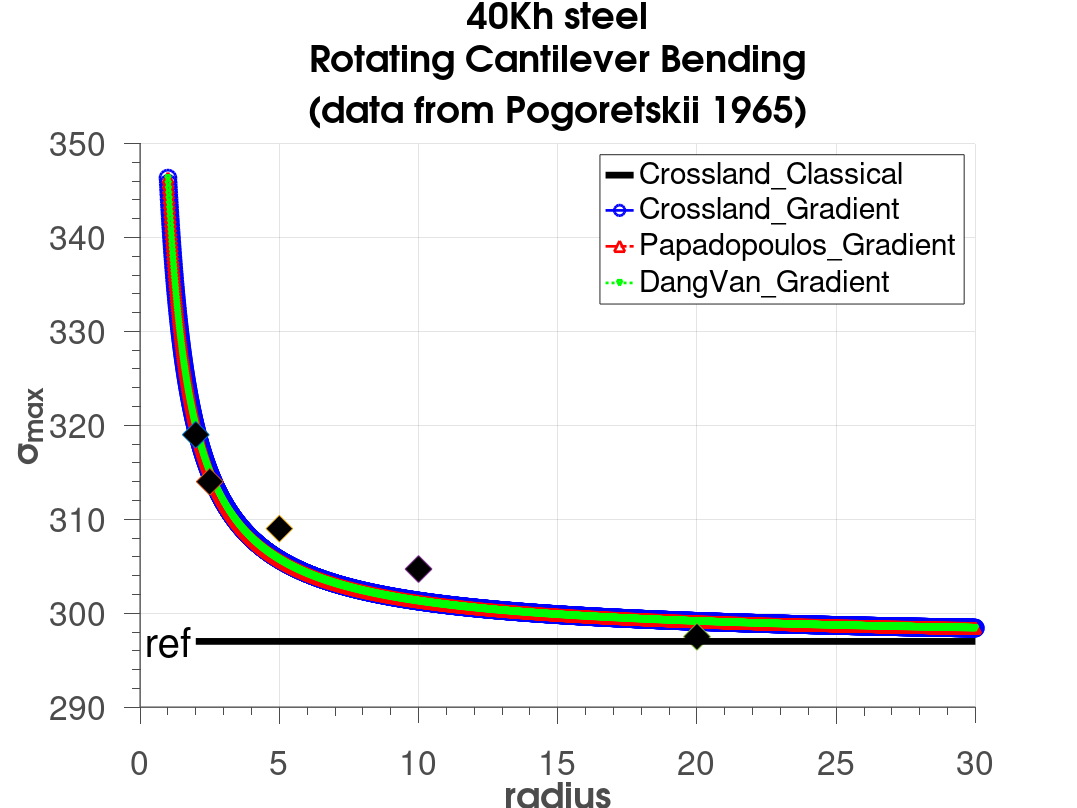

MATLAB code for this plot:
clear;clc;
tt=150;
ff=297;
a=(tt-ff/sqrt(3))/(ff/3);
b=tt;
ap=3*(tt/ff-1/2);
bp=tt;
ad=3*(tt/ff-1/2);
bd=tt;
lg=0.1424;
lgp=0.1424;
lgd=0.1424;
y=1:0.01:30;

sigmax  =b*(1/sqrt(3)+a/3-lg*((sqrt(3)*y).^-1+a/3*y.^-1)).^-1;
sigmaxp=b*(1/2+ap/3-lgp*((2*y).^-1+ap/3*y.^-1)).^-1;
sigmaxd=b*(1/2+ad/3-lgd*((2*y).^-1+ad/3*y.^-1)).^-1;

figure(1);
hold on;
fr=plot(y,sigmax, '-b','LineWidth',2,'Marker', 'o', 'MarkerSize', 12,'MarkerEdgeColor',  'b', 'MarkerFaceColor' , 'none');
frp=plot(y,sigmaxp,'-.r','LineWidth',2,'Marker', '^', 'MarkerSize', 8,'MarkerEdgeColor',  'r', 'MarkerFaceColor' , 'none');
frd=plot(y,sigmaxd, ':g','LineWidth',2,'Marker', 'v', 'MarkerSize', 4,'MarkerEdgeColor',  'g', 'MarkerFaceColor' , 'none');
plot(2,319,'d','MarkerSize',20, 'MarkerFaceColor','k');
plot(2.5,314,'d','MarkerSize',20, 'MarkerFaceColor','k');
plot(5,309,'d','MarkerSize',20, 'MarkerFaceColor','k');
plot(10,304.7,'d','MarkerSize',20, 'MarkerFaceColor','k');
plot(20,297.5,'d','MarkerSize',20, 'MarkerFaceColor','k');
class=plot([2 30],[ff ff],'k','LineWidth',5);
hold off;
grid on;
% grid minor;
set(gca ,'FontSize',30);
hXLabel = xlabel('radius','Fontsize',30, 'FontWeight' , 'bold');
hYLabel = ylabel('\sigma_{max}','Fontsize',30, 'FontWeight' , 'bold');
text(0.2,ff,'ref','Fontsize',30);

hTitle=title({['40Kh steel'],[ 'Rotating Cantilever Bending'],[ '(data from Pogoretskii 1965)']; },'Fontsize',30);
set(hTitle, 'FontSize', 30, 'FontWeight' , 'bold')
hLegend=legend([class,fr,frp,frd],'Crossland\_Classical','Crossland\_Gradient','Papadopoulos\_Gradient','DangVan\_Gradient');
set([hLegend, gca], 'FontSize', 25)
set(hLegend,'Box','on');
% Adjust font
set(gca, 'FontName', 'Helvetica')
set([hTitle, hXLabel, hYLabel], 'FontName', 'AvantGarde')
% Adjust axes properties
set(gca, 'Box', 'off', 'TickDir', 'out', 'TickLength', [.02 .02], ...
    'XMinorTick', 'on', 'YMinorTick', 'on', 'YGrid', 'on', ...
    'XColor', [.3 .3 .3], 'YColor', [.3 .3 .3], ...
    'LineWidth', 1)
set(gcf,'color','w'); %set figure background transparent
set(gca,'color','w'); %set axis transparent
% Maximize print figure
set(gcf,'outerposition',get(0,'screensize'));
set(gcf, 'PaperPositionMode', 'manual');
set(gcf, 'PaperUnits', 'points'); %[ {inches} | centimeters | normalized | points ]
set(gcf, 'PaperPosition', [0 0 800 600]); %set(gcf,'PaperPosition',[left,bottom,width,height])
saveas(gcf,'40khsteel.png');

% %*****************Fitting********************
% clear;clc;
% R=[2 3 6.3 12.7 24];
% f=[269 268 241 237 234];
% cftool
% t/(1/sqrt(3)+(t-234/sqrt(3))/234-lg*(1/(sqrt(3)*x)+(t-234/sqrt(3))/(234*x)))
% lg=0.001~0.5
% t=150~200
